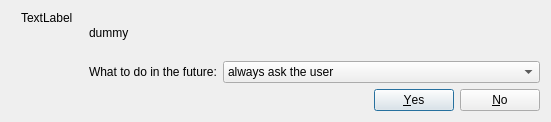
<?xml version="1.0" encoding="UTF-8"?>
<ui version="4.0">
 <class>AskScanForPlaylistsDialog</class>
 <widget class="QDialog" name="AskScanForPlaylistsDialog">
  <property name="windowModality">
   <enum>Qt::WindowModal</enum>
  </property>
  <property name="geometry">
   <rect>
    <x>0</x>
    <y>0</y>
    <width>551</width>
    <height>122</height>
   </rect>
  </property>
  <property name="sizePolicy">
   <sizepolicy hsizetype="Preferred" vsizetype="Minimum">
    <horstretch>0</horstretch>
    <verstretch>0</verstretch>
   </sizepolicy>
  </property>
  <property name="windowTitle">
   <string>Scan directory for other playlists</string>
  </property>
  <layout class="QVBoxLayout" name="verticalLayout_3">
   <item>
    <layout class="QHBoxLayout" name="horizontalLayout_2">
     <item>
      <layout class="QVBoxLayout" name="verticalLayout">
       <property name="leftMargin">
        <number>10</number>
       </property>
       <property name="rightMargin">
        <number>10</number>
       </property>
       <item>
        <widget class="QLabel" name="iconLabel">
         <property name="sizePolicy">
          <sizepolicy hsizetype="Fixed" vsizetype="Fixed">
           <horstretch>0</horstretch>
           <verstretch>0</verstretch>
          </sizepolicy>
         </property>
         <property name="text">
          <string>TextLabel</string>
         </property>
        </widget>
       </item>
       <item>
        <spacer name="verticalSpacer">
         <property name="orientation">
          <enum>Qt::Vertical</enum>
         </property>
         <property name="sizeType">
          <enum>QSizePolicy::MinimumExpanding</enum>
         </property>
         <property name="sizeHint" stdset="0">
          <size>
           <width>20</width>
           <height>40</height>
          </size>
         </property>
        </spacer>
       </item>
      </layout>
     </item>
     <item>
      <layout class="QVBoxLayout" name="verticalLayout_2">
       <item>
        <widget class="QLabel" name="questionLabel">
         <property name="sizePolicy">
          <sizepolicy hsizetype="Expanding" vsizetype="Minimum">
           <horstretch>0</horstretch>
           <verstretch>0</verstretch>
          </sizepolicy>
         </property>
         <property name="text">
          <string>dummy</string>
         </property>
         <property name="wordWrap">
          <bool>true</bool>
         </property>
         <property name="textInteractionFlags">
          <set>Qt::LinksAccessibleByMouse|Qt::TextSelectableByKeyboard|Qt::TextSelectableByMouse</set>
         </property>
        </widget>
       </item>
       <item>
        <layout class="QHBoxLayout" name="horizontalLayout">
         <item>
          <widget class="QLabel" name="inTheFutureLabel">
           <property name="sizePolicy">
            <sizepolicy hsizetype="Preferred" vsizetype="Minimum">
             <horstretch>0</horstretch>
             <verstretch>0</verstretch>
            </sizepolicy>
           </property>
           <property name="text">
            <string>What to do in the future:</string>
           </property>
          </widget>
         </item>
         <item>
          <widget class="QComboBox" name="scanPolicy">
           <property name="sizePolicy">
            <sizepolicy hsizetype="Expanding" vsizetype="Fixed">
             <horstretch>0</horstretch>
             <verstretch>0</verstretch>
            </sizepolicy>
           </property>
           <item>
            <property name="text">
             <string>always ask the user</string>
            </property>
           </item>
           <item>
            <property name="text">
             <string>always scan for other playlists</string>
            </property>
           </item>
           <item>
            <property name="text">
             <string>never scan for other playlists</string>
            </property>
           </item>
          </widget>
         </item>
        </layout>
       </item>
      </layout>
     </item>
    </layout>
   </item>
   <item>
    <widget class="QDialogButtonBox" name="buttonBox">
     <property name="orientation">
      <enum>Qt::Horizontal</enum>
     </property>
     <property name="standardButtons">
      <set>QDialogButtonBox::No|QDialogButtonBox::Yes</set>
     </property>
    </widget>
   </item>
  </layout>
 </widget>
 <tabstops>
  <tabstop>scanPolicy</tabstop>
  <tabstop>buttonBox</tabstop>
 </tabstops>
 <resources/>
 <connections>
  <connection>
   <sender>buttonBox</sender>
   <signal>accepted()</signal>
   <receiver>AskScanForPlaylistsDialog</receiver>
   <slot>accept()</slot>
   <hints>
    <hint type="sourcelabel">
     <x>227</x>
     <y>270</y>
    </hint>
    <hint type="destinationlabel">
     <x>157</x>
     <y>274</y>
    </hint>
   </hints>
  </connection>
  <connection>
   <sender>buttonBox</sender>
   <signal>rejected()</signal>
   <receiver>AskScanForPlaylistsDialog</receiver>
   <slot>reject()</slot>
   <hints>
    <hint type="sourcelabel">
     <x>316</x>
     <y>260</y>
    </hint>
    <hint type="destinationlabel">
     <x>286</x>
     <y>274</y>
    </hint>
   </hints>
  </connection>
 </connections>
</ui>
